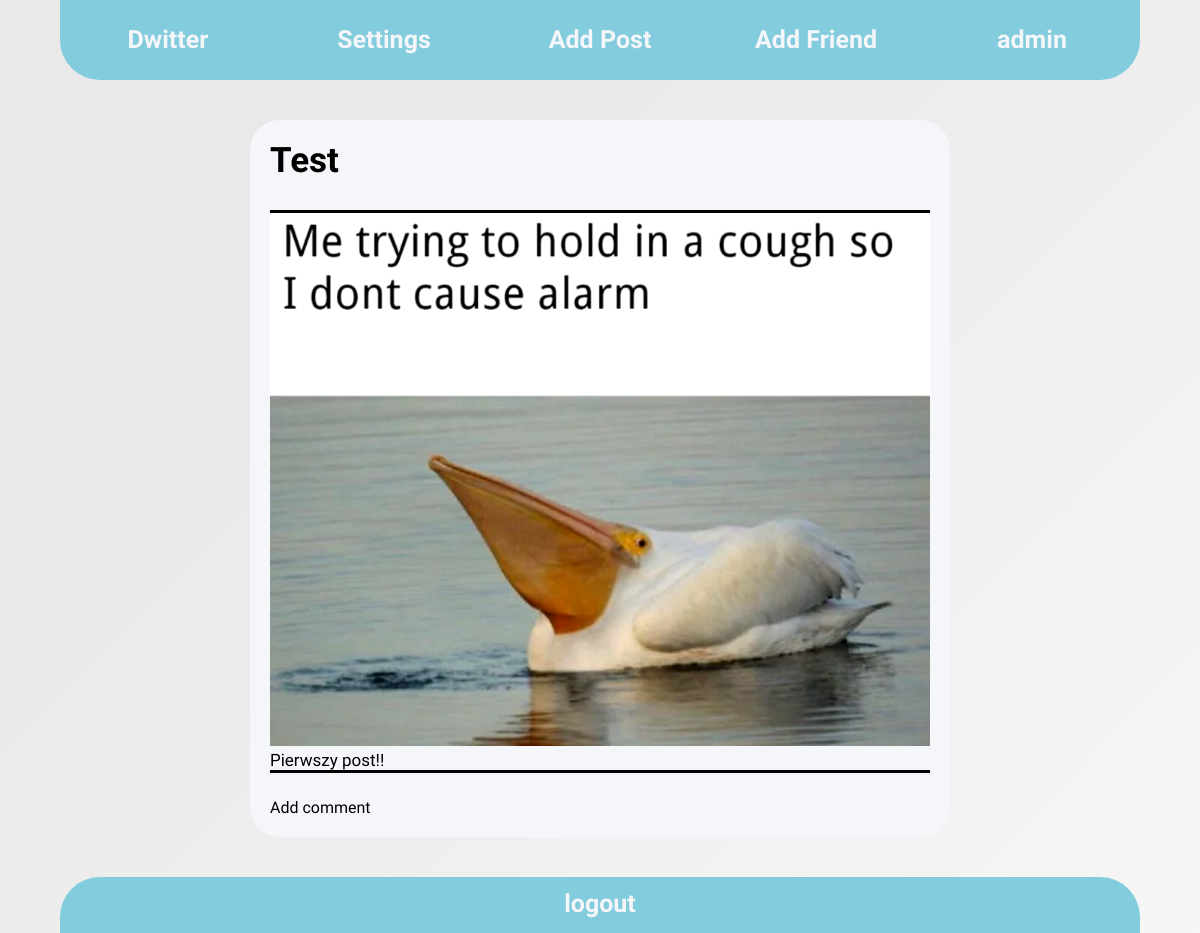
/home/ (signed in), run on an earlier commit of the app's database.
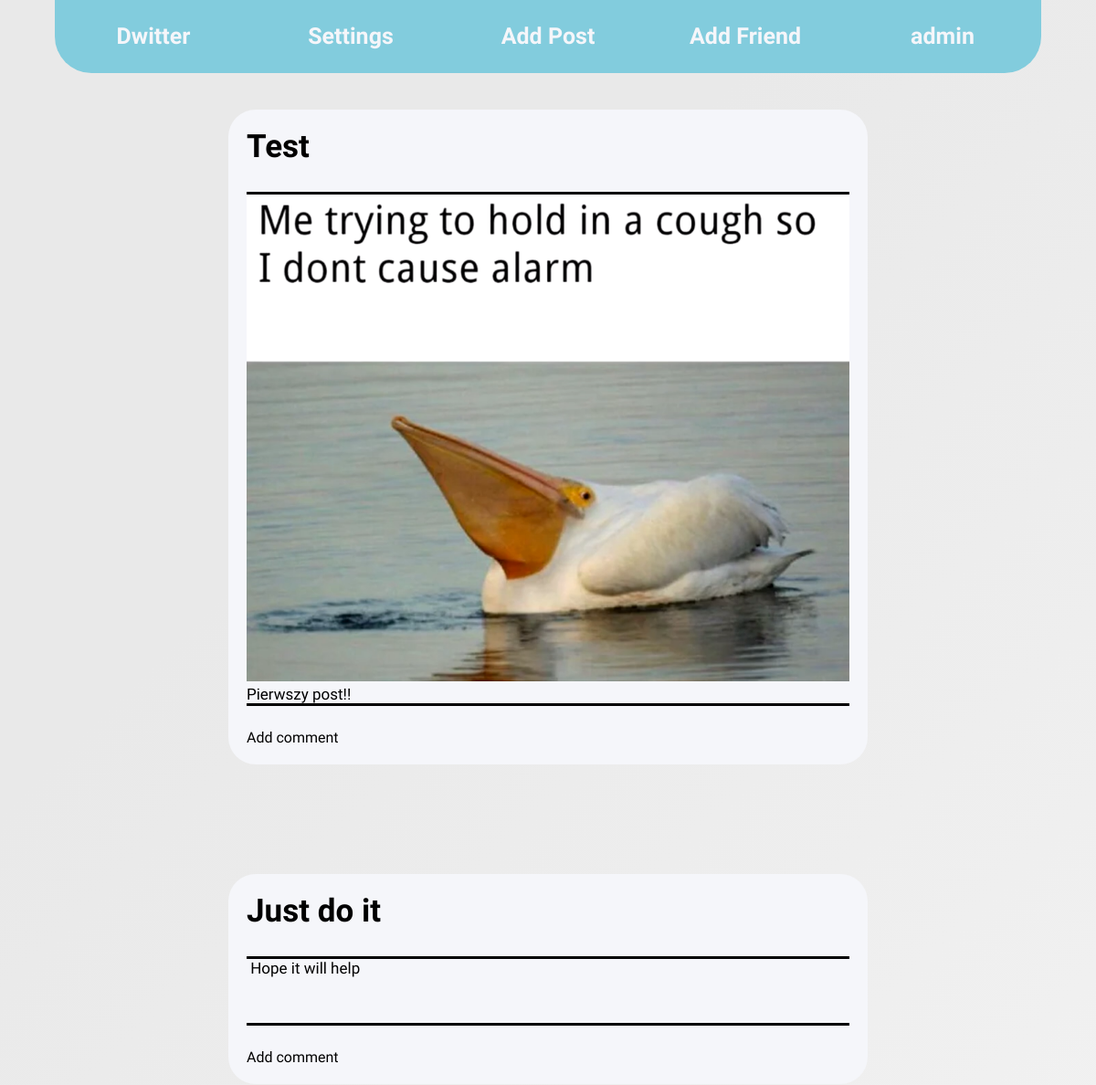
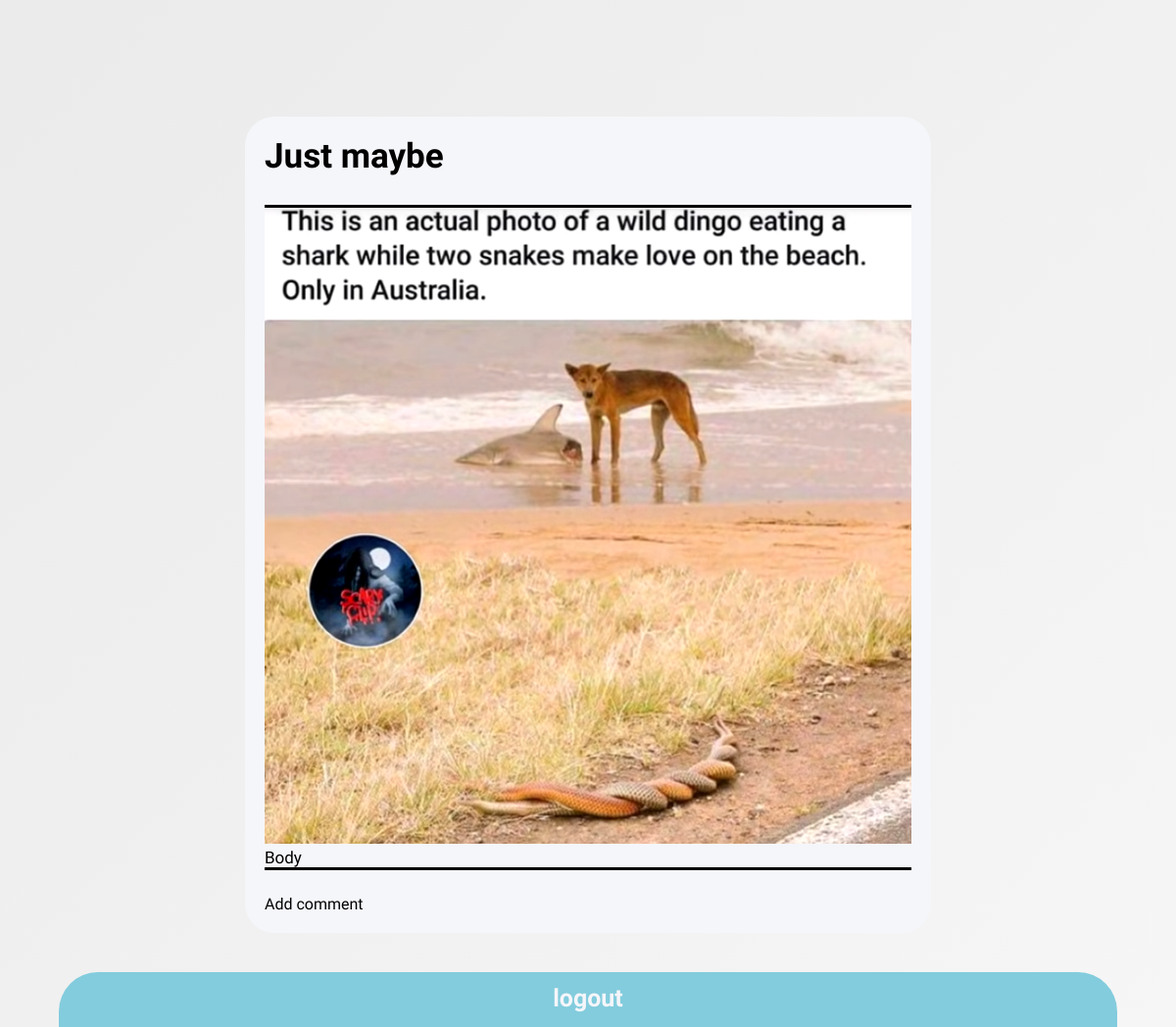
And on a later commit of the database (2 pictures, top to bottom).
### main/models.py (models this page shows)
class Post(models.Model):
    author = models.ForeignKey(User, on_delete=models.CASCADE)
    add_date = models.DateTimeField(default='2000-01-01 00:00')
    title = models.CharField(max_length=80, default='')
    image = models.ImageField(upload_to=get_path, blank=True)
    text = models.TextField(blank=True)
    def image_url(self):
        if self.image and hasattr(self.image, 'url'):
            return self.image.url

### main/views.py (the view)
# urls.py: 2. Add a URL to urlpatterns:  path('', views.home, name='home')
def home(response):
    if not response.user.is_authenticated:
        return redirect('login')
    posts = Post.objects.all()
    return render(response, 'main/MainPage.html', {'posts': posts})

### main/templates/main/MainPage.html (shortened to what this page needs)
{% load static %}
<!DOCTYPE html>
<html lang="en">
<head>
    <link rel="stylesheet" type="text/css" href="{% static 'css/styleMainPage.css' %}">
</head>
<body>
    <div id="container">
        <div id="top">
            <a href="/home">
                <div class="topOption">
                    Dwitter
                </div>
            </a>
            <div class="topOption">
                Settings
            </div>
            <a href="/add-post">
                <div class="topOption">
                    Add Post
                </div>
            </a>
            <a href="/add-friend">
                <div class="topOption">
                    Add Friend
                </div>
            </a>
            <div class="topProfile">
               {{ user.get_username }}
            </div>
        </div>
        <div id="middle">
            <ul>
                {% for post in posts %}
                <li class="post">
                    <div class="postTitle">
                        {{ post.title }}
                    </div>
                    <div class="postContent">
                        <img src="{{ post.image_url }}" alt="">
                        {{ post.text }}
                    </div>
                    <div class="postAddComment"> Add comment</div>
                </li>
                {% endfor %}
            </ul>
        </div>
        <div id="bottom">
            <a href="/logout">
                <div id="logout">
                    logout
                </div>
            </a>
        </div>
    </div>
</body>
</html>

### main/static/css/styleMainPage.css (style rules this page uses)
body { margin: 0; padding: 0; font-family: 'Baloo Bhaijaan 2', cursive; font-weight: 400; background-color: #f6f6f6; background-image: linear-gradient(315deg, #f6f6f6 0%, #e9e9e9 74%); height: 100%; overflow: auto; }
#top { position: fixed; top: 0; margin: 0 5vw; width: 90vw; height: 10vh; background-color: #82ccdd; color: #f5f6fa; border-bottom-left-radius: 40px; border-bottom-right-radius: 40px; overflow: hidden; font-size: 25px; font-weight: bold; z-index: 100; }
#top .topOption { text-align: center; float: left; padding: 25px 0; height: 100%; width: 20%; }
#top .topProfile { overflow: hidden; text-align: center; float: left; padding: 25px 0; height: 100%; width: 20%; }
#top a { text-decoration: none; color: #f5f6fa; }
img { max-width: 100%; }
#middle { margin-bottom: 10vh; width: 700px; overflow: auto; margin-left: auto; margin-right: auto; }
#middle ul { list-style: none; padding-left: 0; }
#middle ul .post { position: relative; width: 700px; box-sizing: border-box; margin: 15vh auto 0 auto; border-radius: 30px; background-color: #f5f6fa; height: auto; padding: 20px; }
#middle ul li .postTitle { border-bottom: 3px solid black; min-height: 70px; height: auto; text-align: justify; font-size: 35px; font-weight: bold; }
#middle ul li .postContent { min-height: 70px; height: auto; text-align: justify; font-size: 17px; margin-bottom: 25px; border-bottom: 3px solid black; }
#bottom { position: fixed; bottom: 0; margin: 0 5vw; width: 90vw; height: 7vh; background-color: #82ccdd; color: #f5f6fa; border-top-left-radius: 40px; border-top-right-radius: 40px; text-align: center; overflow: hidden; font-size: 25px; font-weight: bold; z-index: 100; }
#bottom a { color: #f5f6fa; text-decoration: none; }
#bottom #logout { margin: 12px; }

What changed in the data, as far as the page shows it:
added Post: title "Just do it", text "Hope it will help"
added Post: title "Just maybe", image_url (picture), text "Body"
